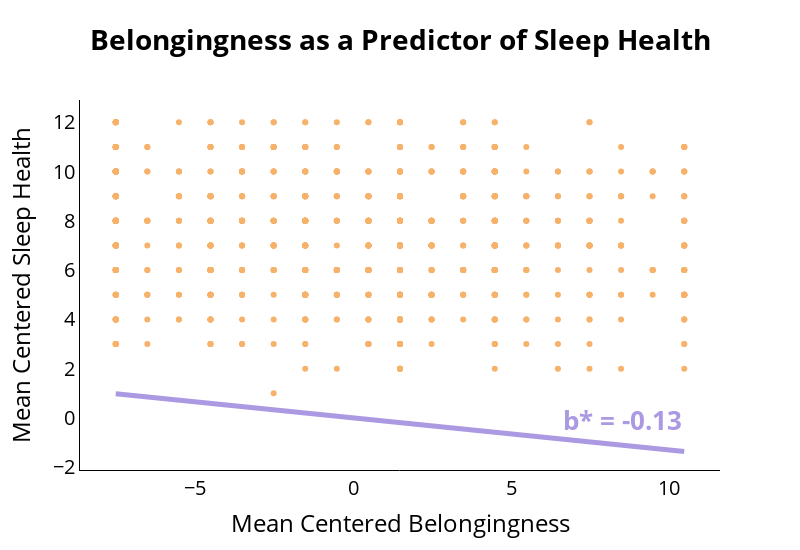

The notebook cell this image was saved under:
### Code cell
# Create a basic scatter plot
fig = go.Figure()

# Add scatter trace
fig.add_trace(go.Scatter(
    x=df[x_data_column],
    y=df[y_data_column],
    mode='markers',
    marker=dict(
        color=point_color
    )
))

# Add a line with slope beta
x_line = np.array([df[x_data_column].min(), df[x_data_column].max()])
y_line = beta * x_line
fig.add_trace(go.Scatter(
    x=x_line,
    y=y_line,
    mode='lines',
    line=dict(color=line_color, width=5),
    name=f'beta = {beta}'
))

# Add label "b* = beta" above the right end of the line
fig.add_annotation(
    x=x_line[1],
    y=y_line[1],
    text=f"<b>b* = {beta}</b>",
    showarrow=False,
    xanchor="right",
    yanchor="bottom",
    font=dict(color=line_color, size=26),
    yshift=12  # shift annotation upward
)


# Update layout
fig.update_layout(
    title=dict(
        text=f"<b>{figure_title}</b>",
        font=dict(color='black', size=28),
        x=0.5
    ),
    xaxis_title=x_axis_title,
    yaxis_title=y_axis_title,
    width=width ,
    height=height,
    showlegend=False,
    plot_bgcolor='rgba(0,0,0,0)',
    paper_bgcolor='rgba(0,0,0,0)'
)
# Edit layout
fig.update_xaxes(
    showgrid=False, 
    showline=True, 
    zeroline=False, 
    linecolor='black',
    title_font=dict(color='black', size=24),
    tickfont=dict(color='black', size=20)
)
fig.update_yaxes(
    showgrid=False, 
    showline=True, 
    zeroline=False, 
    linecolor='black',
    title_font=dict(color='black', size=24),
    tickfont=dict(color='black', size=20)
)

# Show the plot
fig.show()

### Figure 1 — Plotly figure (JSON) as saved in the notebook; plotly's stock layout.template omitted (floating-point values rounded to 4 significant figures; data arrays with more than 128 entries replaced by an {"elided": "..."} marker saying what was removed)
{"data": [{"marker": {"color": "#f6b26b"}, "mode": "markers", "type": "scatter", "x": {"elided": "1651 float values"}, "y": {"elided": "1651 float values"}}, {"line": {"color": "#ab99e2", "width": 5}, "mode": "lines", "name": "beta = -0.13", "type": "scatter", "x": [-7.523, 10.48], "y": [0.978, -1.362]}], "layout": {"annotations": [{"font": {"color": "#ab99e2", "size": 26}, "showarrow": false, "text": "<b>b* = -0.13</b>", "x": 10.48, "xanchor": "right", "y": -1.362, "yanchor": "bottom", "yshift": 12}], "height": 550, "paper_bgcolor": "rgba(0,0,0,0)", "plot_bgcolor": "rgba(0,0,0,0)", "showlegend": false, "title": {"font": {"color": "black", "size": 28}, "text": "<b>Belongingness as a Predictor of Sleep Health</b>", "x": 0.5}, "width": 800, "xaxis": {"linecolor": "black", "showgrid": false, "showline": true, "tickfont": {"color": "black", "size": 20}, "title": {"font": {"color": "black", "size": 24}, "text": "Mean Centered Belongingness"}, "zeroline": false}, "yaxis": {"linecolor": "black", "showgrid": false, "showline": true, "tickfont": {"color": "black", "size": 20}, "title": {"font": {"color": "black", "size": 24}, "text": "Mean Centered Sleep Health"}, "zeroline": false}}}
